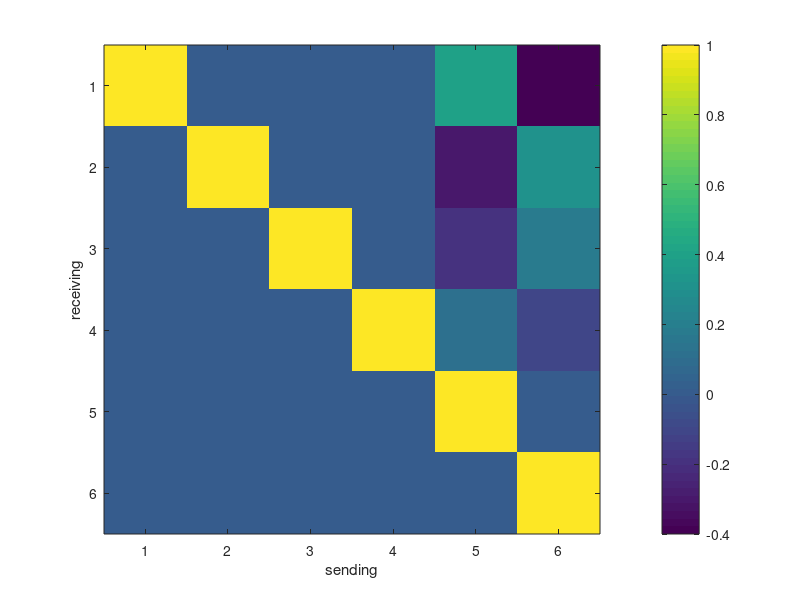
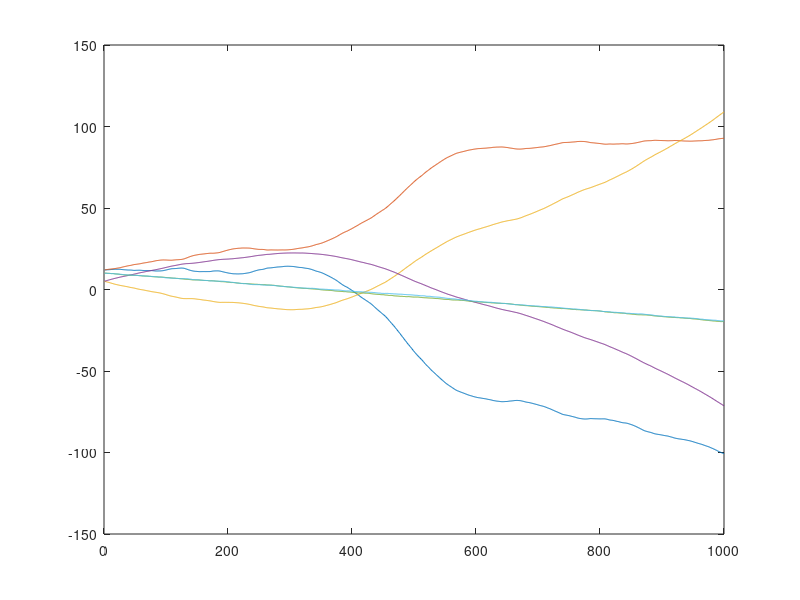
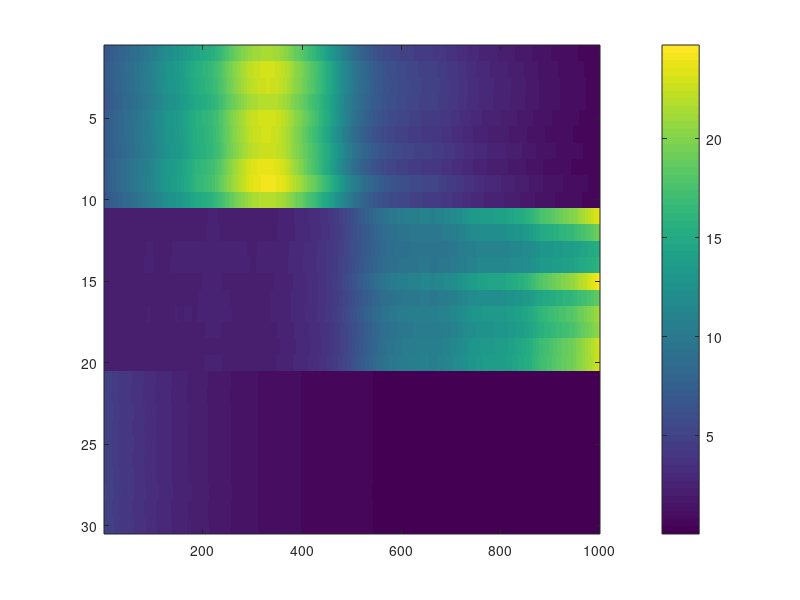
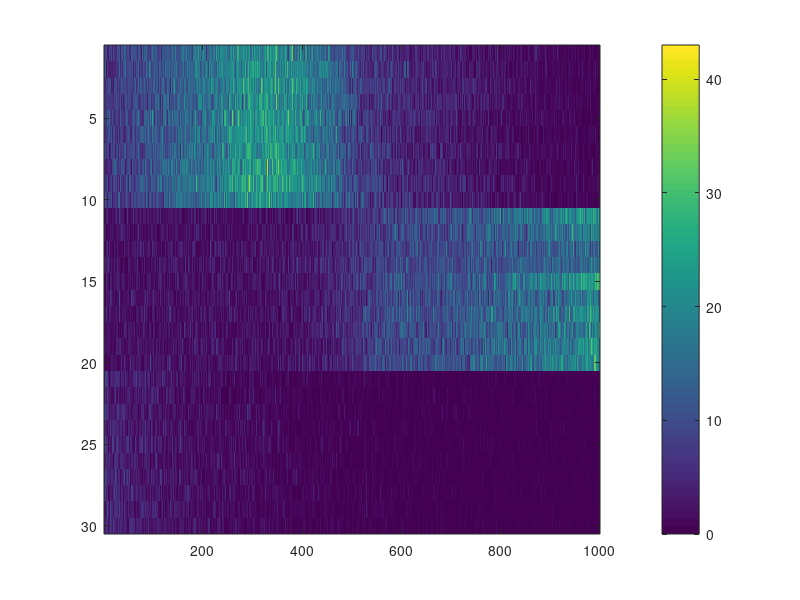

MATLAB code for these plots, in order: (Note: this script raises an error after producing the figures.)
addpath(genpath('C:\Users\gaw19004\Documents\GitHub\state-space-clustering'));
% addpath(genpath('D:\github\state-space-clustering'));

%% simulation
rng(2)
n = 10;
nClus = 3;
N = n*nClus;
p = 2;
T = 1000;

Lab = repelem(1:nClus, n);
d = ones(n*nClus,1)*0;
C_all = reshape(normrnd(0.08,1e-3,n*nClus*p,1), [], p);
C_trans = zeros(n*nClus, p*nClus);
for k = 1:length(Lab)
    C_trans(k, ((Lab(k)-1)*p+1):(Lab(k)*p)) = C_all(k,:);
end

X = zeros(p*nClus, T);
x0 = [1.2 1.2 0.5 0.5 1 1]*10;
Q0 = eye(nClus*p)*1e-2;
X(:,1) = mvnrnd(x0, Q0)';

b1 = ones(p,1)*0.01;
b2 = ones(p,1)*0;
b3 = ones(p,1)*-0.03;
b = [b1;b2;b3];

Q1 = 1e-5*eye(p);
Q2 = 1e-4*eye(p);
Q3 = 1e-3*eye(p);
Q = blkdiag(Q1, Q2, Q3);


A = [1 0 0 0 0.4 -0.4;...
    0 1 0 0 -0.3 0.305;
    0 0 1 0 -0.2 0.19;
    0 0 0 1 0.11 -0.1;
    0 0 0 0 1 0;
    0 0 0 0 0 1];

figure(1)
imagesc(A)
colorbar()
xlabel('sending')
ylabel('receiving')

% let's generate lambda
logLam = zeros(n*nClus, T);
logLam(:,1) = d + C_trans*X(:,1);

for t=2:T
    X(:, t) = mvnrnd(A*X(:, t-1) + b, Q)';
    logLam(:, t) = d + C_trans*X(:,t);
end

figure(2)
plot(X')

figure(3)
% imagesc(logLam)
imagesc(exp(logLam))
colorbar()

Y = poissrnd(exp(logLam));
figure(4)
imagesc(Y)
colorbar()

figure(5)
clusterPlot(Y, Lab)

% plot(X(1:p,:)')
% plot(X(p+1:2*p,:)')
% plot(X(2*p+1:3*p,:)')

%% fitting: pre-setting
% assume now observe Y and Lab
% later Y will be the only observation for clustering problem
ng = 100;

% pre-allocation
X_fit = zeros(nClus*p, T, ng);
d_fit = zeros(n*nClus, ng);
C_fit = zeros(n*nClus, p, ng);
x0_fit = zeros(nClus*p, ng);
A_fit = zeros(nClus*p, nClus*p, ng);
b_fit = zeros(nClus*p, ng);
Q_fit = zeros(nClus*p, nClus*p, ng);

% priors
% place-holder...
Q0 = eye(nClus*p);

mux00 = zeros(nClus*p, 1);
Sigx00 = eye(nClus*p)*1e2;

mudc0 = zeros(p+1,1);
Sigdc0 = eye(p+1)*1e-2;

mubA0_mat = [zeros(nClus*p,1) eye(nClus*p)];
SigbA0 = eye(p*(1+p*nClus))*0.25;

Psi0 = eye(p)*1e-4;
nu0 = p+2;

% initials
% initial for d_fit: 0
C_fit(:,:,1) = reshape(normrnd(0,1e-2,n*nClus*p,1), [], p);
A_fit(:,:,1) = eye(nClus*p);
% initial for b_fit: 0
Q_fit(:,:,1) = eye(nClus*p)*1e-4;

C_trans_tmp = zeros(n*nClus, p*nClus);
for k = 1:length(Lab)
    C_trans_tmp(k, ((Lab(k)-1)*p+1):(Lab(k)*p)) = C_fit(k,:,1);
end
x0_fit(:,1) = lsqr(C_trans_tmp,(log(mean(Y(:,1:10),2))-d_fit(:,1)));
[X_fit(:,:,1),~,~] = ppasmoo_poissexp_v2(Y,C_trans_tmp,d_fit(:,1),...
    x0_fit(:,1),Q0,A_fit(:,:,1),b_fit(:,1),Q_fit(:,:,1));

% turn off Q estimation (for debug)
% Q_fit = repmat(Q,1,1,ng); % true

%% fitting: MCMC
for g = 2:ng
    
    disp(g)
    
    % (1) update X_fit
    % adaptive smoothing
    C_trans_tmp = zeros(n*nClus, p*nClus);
    for k = 1:length(Lab)
        C_trans_tmp(k, ((Lab(k)-1)*p+1):(Lab(k)*p)) = C_fit(k,:,g-1);
    end
    d_tmp = d_fit(:,g-1);
    x0_tmp = x0_fit(:,g-1);
    A_tmp = A_fit(:,:,g-1);
    b_tmp = b_fit(:,g-1);
    Q_tmp = Q_fit(:,:,g-1);
    
    [muX,~,~] = ppasmoo_poissexp_v2(Y,C_trans_tmp,d_tmp,x0_tmp,Q0,A_tmp,b_tmp,Q_tmp);
    hess_tmp = hessX(muX(:), d_tmp, C_trans_tmp, Q0, Q_tmp, A_tmp, Y);
    % tic;
    % use Cholesky decomposition to sample efficiently
    R = chol(-hess_tmp,'lower'); % sparse
    z = randn(length(muX(:)), 1) + R'*muX(:);
    Xsamp = R'\z;
    X_fit(:,:,g) = reshape(Xsamp,[], T);
    % toc;
    
    % (2) update x0_fit
    Sigx0 = inv(inv(Sigx00) + inv(Q0));
    mux0 = Sigx0*(Sigx00\mux00 + Q0\X_fit(:,1,g));
    x0_fit(:,g) = mvnrnd(mux0, Sigx0)';
    % disp(x0_fit(:,g))
    
    % (3) update d_fit & C_fit
    % Laplace approximation
    % dTest = zeros(N,1);
    % CTest = zeros(N, p);
    for i = 1:N
        l = Lab(i);
        latentId = ((l-1)*p+1):(l*p);
        X_tmp = [ones(1, T) ;X_fit(latentId,:,g)]';
        
        lamdc = @(dc) exp(X_tmp*dc);
        
        derdc = @(dc) X_tmp'*(Y(i,:)' - lamdc(dc)) - inv(Sigdc0)*(dc - mudc0);
        hessdc = @(dc) -X_tmp'*diag(lamdc(dc))*X_tmp - inv(Sigdc0);
        [mudc,~,niSigdc,~] = newton(derdc,hessdc,...
            [d_fit(i, g-1) C_fit(i,:,g-1)]',1e-8,1000);
        
        % [mudc [d(i) C_all(i,:)]']
        
        Sigdc = -inv(niSigdc);
        Sigdc = (Sigdc + Sigdc')/2;
        dc = mvnrnd(mudc, Sigdc);
        
        % dTest(i) = mudc(1);
        % CTest(i,:) = mudc(2:end);
        d_fit(i,g) = dc(1);
        C_fit(i,:,g) = dc(2:end);
    end
    
    %     [CTest C_all]
    %     [dTest d]
    
    % (4) update b_fit & A_fit
    for l = unique(Lab)
        
        latentId = ((l-1)*p+1):(l*p);
        mubA0 = mubA0_mat(latentId, :);
        mubA0 = mubA0(:);
        Z_tmp = X_fit(latentId,2:T,g);
        Z_tmp2 = Z_tmp(:);
        
        X_tmp = kron([ones(1,T-1); X_fit(:, 1:(T-1), g)]', eye(p));
        SigbA_tmp = inv(inv(SigbA0) + X_tmp'*kron(eye(T-1), inv(Q_fit(latentId,latentId,g-1)))*X_tmp);
        SigbA_tmp = (SigbA_tmp + SigbA_tmp')/2;
        mubA_tmp = SigbA_tmp*(inv(SigbA0)*mubA0 +...
            X_tmp'*kron(eye(T-1), inv(Q_fit(latentId,latentId,g-1)))*Z_tmp2);
        bAtmp = reshape(mvnrnd(mubA_tmp, SigbA_tmp)', [], 1+nClus*p);
        b_fit(latentId,g) = bAtmp(:,1);
        A_fit(latentId,:,g) = bAtmp(:,2:end);
    end
    
    %     [b_fit(:,g) b]
    %     imagesc(abs(A_fit(:,:,g) - A))
    %     colorbar()
    
    % (5) update Q_fit
    for l = unique(Lab)
        latentId = ((l-1)*p+1):(l*p);
        mux = A_fit(latentId,:,g)*X_fit(:,1:(T-1),g) +...
            repmat(b_fit(latentId, g), 1, T-1);
        xq = X_fit(latentId,2:T,g) - mux;
        
        PsiQ = Psi0 + xq*xq';
        nuQ = T-1 + nu0;
        Q_fit(latentId,latentId,g) = iwishrnd(PsiQ,nuQ);
    end
end
%% diagnose
idx = 50:ng;

% for k = round(linspace(2, 1000, 10))
%     figure(k)
%     subplot(1,2,1)
%     plot(X_fit(:,:,k)')
%     subplot(1,2,2)
%     plot(X')
% end

subplot(1,2,1)
plot(mean(X_fit(:,:,idx), 3)')
subplot(1,2,2)
plot(X')

subplot(3,2,1)
plot(X(1:p,:)')
title('true')
subplot(3,2,2)
plot(mean(X_fit(1:p,:,idx), 3)')
title('fit')
subplot(3,2,3)
plot(X(p+1:2*p,:)')
subplot(3,2,4)
plot(mean(X_fit(p+1:2*p,:,idx), 3)')
subplot(3,2,5)
plot(X(2*p+1:3*p,:)')
subplot(3,2,6)
plot(mean(X_fit(2*p+1:3*p,:,idx), 3)')


[mean(d_fit(:,idx), 2) d]
[mean(C_fit(:,:,idx), 3) C_all]
[mean(x0_fit(:,idx), 2) x0']
abs(mean(A_fit(:,:,idx), 3) - A)
[mean(b_fit(:,idx), 2) b]

subplot(1,2,1)
imagesc(A)
colorbar()
cLim = caxis;
title('true')
subplot(1,2,2)
imagesc(mean(A_fit(:,:,idx), 3))
colorbar()
set(gca,'CLim',cLim)
title('fit')

mean(Q_fit(:,:,idx), 3)

C_fit_mean = mean(C_fit(:,:,idx), 3);
C_trans_fit = zeros(n*nClus, p*nClus);
for k = 1:length(Lab)
    C_trans_fit(k, ((Lab(k)-1)*p+1):(Lab(k)*p)) = C_fit_mean(k,:);
end
subplot(1,2,1)
imagesc(exp(C_trans*X + d))
cLim = caxis;
title('true')
colorbar()
subplot(1,2,2)
imagesc(exp(C_trans_fit*mean(X_fit(:,:,idx), 3) + mean(d_fit(:,idx), 2)))
set(gca,'CLim',cLim)
title('fit')
colorbar()


